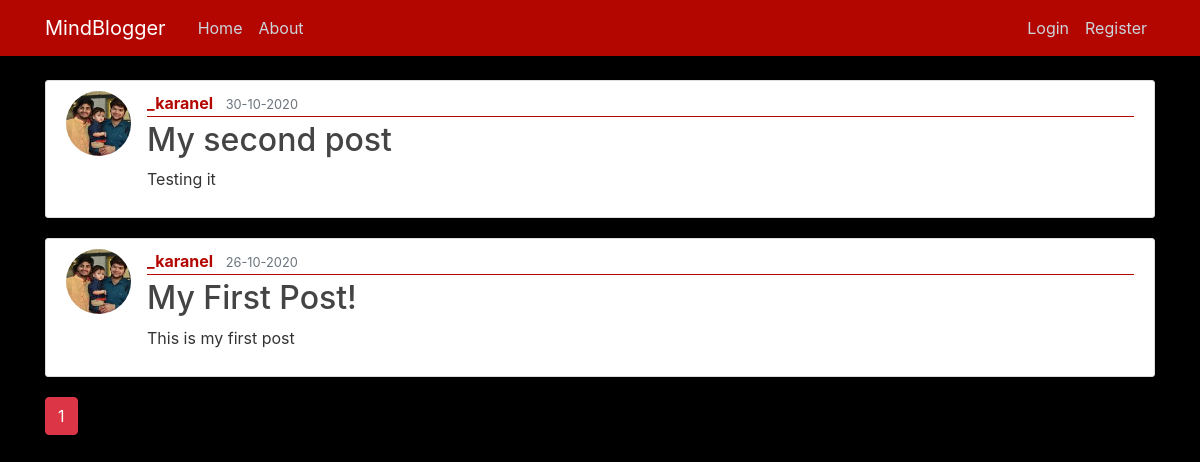
Page /home on the earlier database version.
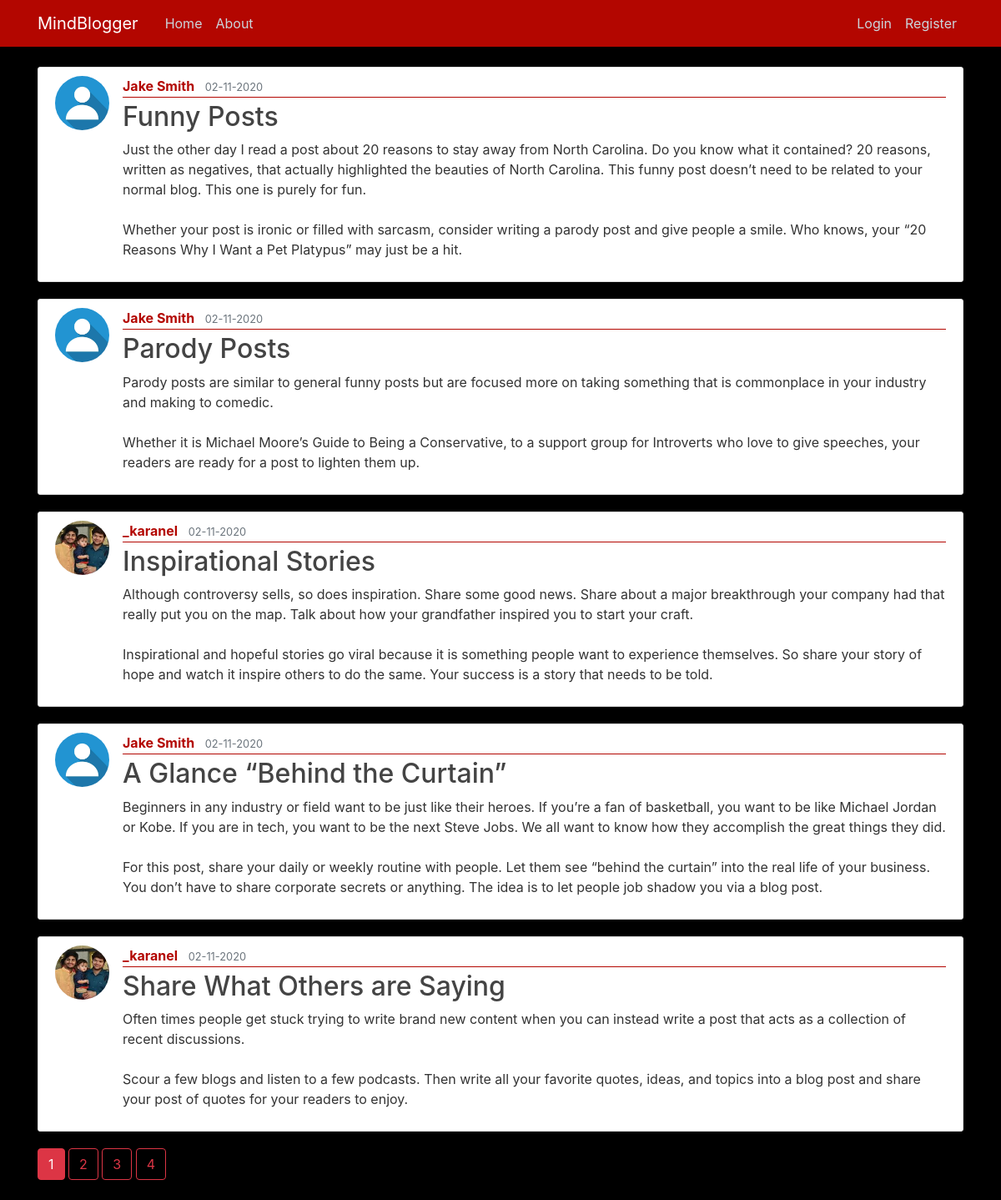
Same page on the later database version.
### flask_blog/models.py (models this page shows, shortened)
class Post(db.Model):
    id = db.Column(db.Integer, primary_key=True)
    title = db.Column(db.String(100), nullable=False)
    date_posted = db.Column(db.DateTime, nullable=False, default=datetime.utcnow)
    content = db.Column(db.Text, nullable=False)
    user_id = db.Column(db.Integer, db.ForeignKey('user.id'), nullable=False)

class User(db.Model, UserMixin):
    id = db.Column(db.Integer, primary_key=True)
    username = db.Column(db.String(20), unique=True, nullable=False)
    email = db.Column(db.String(120), unique=True, nullable=False)
    image_file = db.Column(db.String(20), nullable=False, default='default.jpg')
    password = db.Column(db.String(60), nullable=False)
    posts = db.relationship('Post', backref='author', lazy=True)

### flask_blog/main/routes.py (the view)
@main.route('/')
@main.route('/home')
def home():
    page = request.args.get('page', 1, type=int)
    posts = Post.query.order_by(Post.date_posted.desc()).paginate(page=page, per_page=5)
    return render_template("home.html",posts=posts)

### flask_blog/templates/home.html
{% extends "layout.html" %}
{% block content %}
    {% for post in posts.items %}
        <article class="media content-section">
          <img class="rounded-circle article-img" src="{{ url_for('static', filename='profile_pics/' + post.author.image_file) }}">
          <div class="media-body">
            <div class="article-metadata">
              <a class="mr-2" href="{{ url_for('users.user_posts', username=post.author.username) }}">{{ post.author.username }}</a>
              <small class="text-muted">{{ post.date_posted.strftime('%d-%m-%Y') }}</small>
            </div>
            <h2><a class="article-title" href="{{ url_for('posts.post', post_id=post.id) }}">{{ post.title }}</a></h2>
            <p class="article-content">{{ post.content }}</p>
          </div>
        </article>
    {% endfor %}
    {% for page_num in posts.iter_pages(left_edge=2, right_edge=2, left_current=1, right_current=3) %}
      {% if page_num %}
        {% if posts.page==page_num %}
          <a class="btn btn-danger mb-4" href="{{ url_for('main.home', page=page_num) }}">{{ page_num }}</a>
        {% else %}
          <a class="btn btn-outline-danger mb-4" href="{{ url_for('main.home', page=page_num) }}">{{ page_num }}</a>
        {% endif %}
      {% else %}
        ...
      {% endif %}
    {% endfor %}
{% endblock content %}

Differences in the rows shown:
no longer on this page (row unchanged): Post: image_file (picture), author.username "_karanel", date_posted "30-10-2020", title "My second post", content "Testing it"
no longer on this page (row unchanged): Post: image_file (picture), author.username "_karanel", date_posted "26-10-2020", title "My First Post!", content "This is my first post"
added Post: image_file (placeholder picture), author.username "Jake Smith", date_posted "02-11-2020", title "Funny Posts", content "Just the other day I read a post about 20 reasons to stay away from North Carolina. Do you know what it contained? 20 reasons, written as negatives, that actually highlighted the beauties of North Carolina. This funny post doesn’t need to be related to your normal blog. This one is purely for fun. Whether your post is ironic or filled with sarcasm, consider writing a parody post and give people a smile. Who knows, your “20 Reasons Why I Want a Pet Platypus” may just be a hit."
added Post: image_file (placeholder picture), author.username "Jake Smith", date_posted "02-11-2020", title "Parody Posts", content "Parody posts are similar to general funny posts but are focused more on taking something that is commonplace in your industry and making to comedic. Whether it is Michael Moore’s Guide to Being a Conservative, to a support group for Introverts who love to give speeches, your readers are ready for a post to lighten them up."
added Post: image_file (picture), author.username "_karanel", date_posted "02-11-2020", title "Inspirational Stories", content "Although controversy sells, so does inspiration. Share some good news. Share about a major breakthrough your company had that really put you on the map. Talk about how your grandfather inspired you to start your craft. Inspirational and hopeful stories go viral because it is something people want to experience themselves. So share your story of hope and watch it inspire others to do the same. Your success is a story that needs to be told."
added Post: image_file (placeholder picture), author.username "Jake Smith", date_posted "02-11-2020", title "A Glance “Behind the Curtain”", content "Beginners in any industry or field want to be just like their heroes. If you’re a fan of basketball, you want to be like Michael Jordan or Kobe. If you are in tech, you want to be the next Steve Jobs. We all want to know how they accomplish the great things they did. For this post, share your daily or weekly routine with people. Let them see “behind the curtain” into the real life of your business. You don’t have to share corporate secrets or anything. The idea is to let people job shadow you via a blog post."
added Post: image_file (picture), author.username "_karanel", date_posted "02-11-2020", title "Share What Others are Saying", content "Often times people get stuck trying to write brand new content when you can instead write a post that acts as a collection of recent discussions. Scour a few blogs and listen to a few podcasts. Then write all your favorite quotes, ideas, and topics into a blog post and share your post of quotes for your readers to enjoy."
Other differences:
new list line: "2"
new list line: "3"
new list line: "4"
